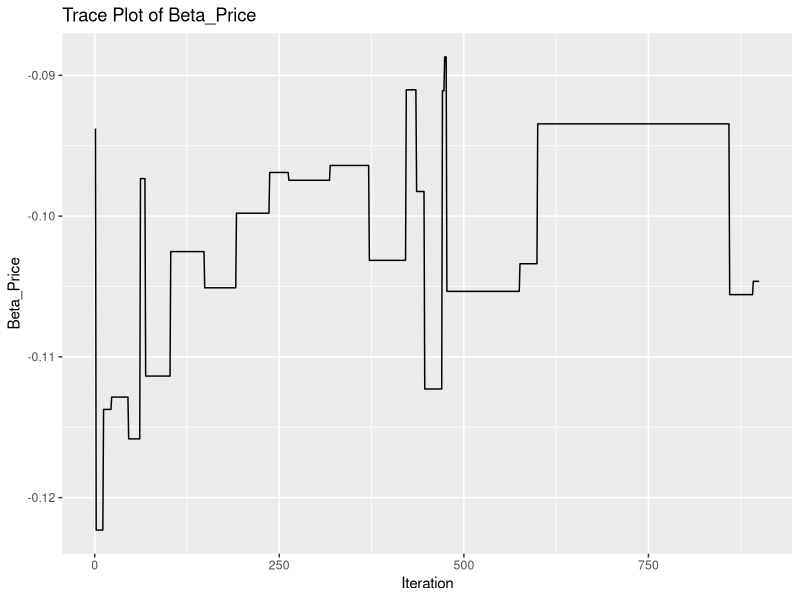
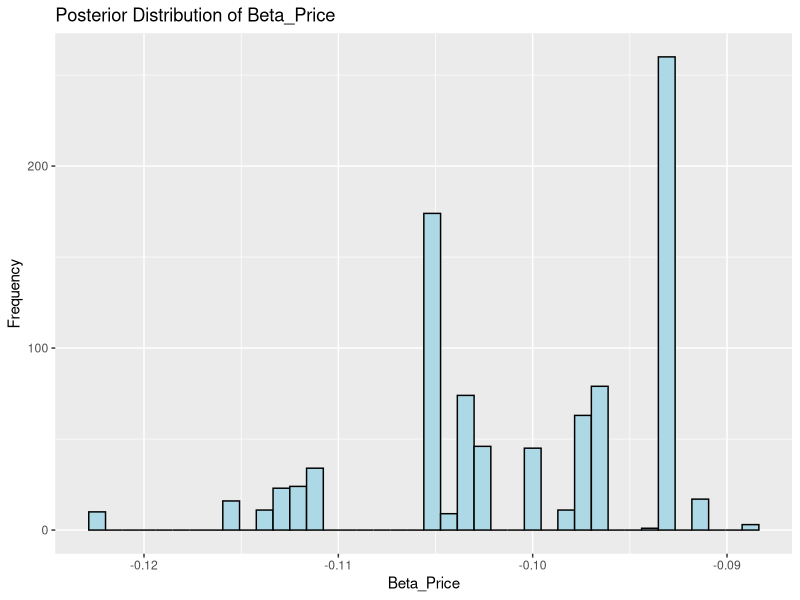

Source code (R) for these figures, in order:
## ---- chunk 1
# set seed for reproducibility
set.seed(123)

# define attributes
brand <- c("N", "P", "H") # Netflix, Prime, Hulu
ad <- c("Yes", "No")
price <- seq(8, 32, by=4)

# generate all possible profiles
profiles <- expand.grid(
    brand = brand,
    ad = ad,
    price = price
)
m <- nrow(profiles)

# assign part-worth utilities (true parameters)
b_util <- c(N = 1.0, P = 0.5, H = 0)
a_util <- c(Yes = -0.8, No = 0.0)
p_util <- function(p) -0.1 * p

# number of respondents, choice tasks, and alternatives per task
n_peeps <- 100
n_tasks <- 10
n_alts <- 3

# function to simulate one respondent’s data
sim_one <- function(id) {
  
    datlist <- list()
    
    # loop over choice tasks
    for (t in 1:n_tasks) {
        
        # randomly sample 3 alts (better practice would be to use a design)
        dat <- cbind(resp=id, task=t, profiles[sample(m, size=n_alts), ])
        
        # compute deterministic portion of utility
        dat$v <- b_util[dat$brand] + a_util[dat$ad] + p_util(dat$price) |> round(10)
        
        # add Gumbel noise (Type I extreme value)
        dat$e <- -log(-log(runif(n_alts)))
        dat$u <- dat$v + dat$e
        
        # identify chosen alternative
        dat$choice <- as.integer(dat$u == max(dat$u))
        
        # store task
        datlist[[t]] <- dat
    }
    
    # combine all tasks for one respondent
    do.call(rbind, datlist)
}

# simulate data for all respondents
conjoint_data <- do.call(rbind, lapply(1:n_peeps, sim_one))

# remove values unobservable to the researcher
conjoint_data <- conjoint_data[ , c("resp", "task", "brand", "ad", "price", "choice")]

# clean up
rm(list=setdiff(ls(), "conjoint_data"))
## ---- chunk 2
library(dplyr)

# Recode brand to dummy variables (reference category: Hulu)
conjoint_data_prep <- conjoint_data %>%
  mutate(
    brand_Netflix = as.integer(brand == "N"),
    brand_Prime   = as.integer(brand == "P"),
    ad_yes        = as.integer(ad == "Yes")  # Ad included = 1
  ) %>%
  # Drop original categorical variables
  select(-brand, -ad)

# View structure to confirm
head(conjoint_data_prep)
## ---- chunk 3
# Get matrix of predictors
X <- conjoint_data_prep %>%
  select(brand_Netflix, brand_Prime, ad_yes, price) %>%
  as.matrix()

# Response vector: 1 if chosen, 0 otherwise
y <- conjoint_data_prep$choice

# Vector identifying choice tasks (groupings of 3 alternatives per task)
task_ids <- paste0(conjoint_data_prep$resp, "_", conjoint_data_prep$task)

# Define log-likelihood function
log_likelihood <- function(beta, X, y, task_ids) {
  ll <- 0
  beta <- matrix(beta, ncol = 1)
  
  for (t in unique(task_ids)) {
    idx <- which(task_ids == t)
    Xt <- X[idx, ]
    yt <- y[idx]
    
    v <- Xt %*% beta               # deterministic utility
    exp_v <- exp(v)
    probs <- exp_v / sum(exp_v)   # softmax
    ll <- ll + sum(yt * log(probs))
  }
  
  return(-ll)  # negative log-likelihood for minimization
}

# Initial guess for beta (e.g., all zeros)
beta0 <- rep(0, ncol(X))

# Run optimization
result <- optim(
  par = beta0,
  fn = log_likelihood,
  X = X,
  y = y,
  task_ids = task_ids,
  method = "BFGS",
  control = list(maxit = 1000),
  hessian = TRUE
)

# Print MLE estimates
mle_estimates <- result$par
names(mle_estimates) <- colnames(X)
mle_estimates
## ---- chunk 4
# Extract estimated beta coefficients
mle_estimates <- result$par
names(mle_estimates) <- colnames(X)

# Invert Hessian to get variance-covariance matrix
hessian_inv <- solve(result$hessian)

# Standard errors = sqrt of diagonal
std_errors <- sqrt(diag(hessian_inv))

# 95% confidence intervals
z_value <- qnorm(0.975)
ci_lower <- mle_estimates - z_value * std_errors
ci_upper <- mle_estimates + z_value * std_errors

# Combine into a summary table
mle_summary <- data.frame(
  Estimate = mle_estimates,
  StdError = std_errors,
  CI_Lower = ci_lower,
  CI_Upper = ci_upper
)

# Show table
knitr::kable(mle_summary, digits = 4)
## ---- chunk 5
set.seed(42)

# Reuse data from real dataset
X <- conjoint_data_prep %>%
  select(brand_Netflix, brand_Prime, ad_yes, price) %>%
  as.matrix()
y <- conjoint_data_prep$choice
task_ids <- paste0(conjoint_data_prep$resp, "_", conjoint_data_prep$task)

# Log-prior function
log_prior <- function(beta) {
  dnorm(beta[1], 0, sqrt(5), log = TRUE) +
    dnorm(beta[2], 0, sqrt(5), log = TRUE) +
    dnorm(beta[3], 0, sqrt(5), log = TRUE) +
    dnorm(beta[4], 0, 1, log = TRUE)
}

# Log-posterior function (log-likelihood + log-prior)
log_posterior <- function(beta) {
  -log_likelihood(beta, X, y, task_ids) + log_prior(beta)
}

# Proposal function
proposal_function <- function(beta) {
  beta_new <- beta
  beta_new[1:3] <- beta[1:3] + rnorm(3, 0, sqrt(0.05))
  beta_new[4]   <- beta[4]   + rnorm(1, 0, sqrt(0.005))
  return(beta_new)
}

# MCMC sampler
run_mcmc <- function(start, iterations = 1000) {
  chain <- matrix(NA, nrow = iterations, ncol = length(start))
  chain[1, ] <- start
  current_lp <- log_posterior(start)
  
  for (i in 2:iterations) {
    proposal <- proposal_function(chain[i - 1, ])
    proposal_lp <- log_posterior(proposal)
    
    accept_prob <- exp(proposal_lp - current_lp)
    if (runif(1) < accept_prob) {
      chain[i, ] <- proposal
      current_lp <- proposal_lp
    } else {
      chain[i, ] <- chain[i - 1, ]
    }
  }
  return(chain)
}

# Run MCMC
start_vals <- rep(0, 4)
mcmc_chain <- run_mcmc(start = start_vals, iterations = 1000)

# Discard first 100 as burn-in
mcmc_chain_post <- mcmc_chain[101:1000, ]
colnames(mcmc_chain_post) <- colnames(X)

# Summarize posterior
bayes_summary <- data.frame(
  Mean = apply(mcmc_chain_post, 2, mean),
  SD = apply(mcmc_chain_post, 2, sd),
  CI_Lower = apply(mcmc_chain_post, 2, quantile, 0.025),
  CI_Upper = apply(mcmc_chain_post, 2, quantile, 0.975)
)

knitr::kable(bayes_summary, digits = 4)
## ---- chunk 6
library(ggplot2)

# Extract the price coefficient samples (column 4)
price_samples <- mcmc_chain_post[, "price"]

# Create a data frame for plotting
price_df <- data.frame(
  Iteration = 1:length(price_samples),
  Beta_Price = price_samples
)

# Trace plot
ggplot(price_df, aes(x = Iteration, y = Beta_Price)) +
  geom_line() +
  labs(title = "Trace Plot of Beta_Price", y = "Beta_Price", x = "Iteration")

# Histogram
ggplot(price_df, aes(x = Beta_Price)) +
  geom_histogram(bins = 40, color = "black", fill = "lightblue") +
  labs(title = "Posterior Distribution of Beta_Price", x = "Beta_Price", y = "Frequency")
## ---- chunk 7
# Add method label to each
bayes_summary$Method <- "Bayesian"
mle_summary$Method <- "MLE"

# Add variable names
bayes_summary$Parameter <- rownames(bayes_summary)
mle_summary$Parameter <- rownames(mle_summary)

# Combine both
comparison_table <- rbind(
  bayes_summary[, c("Parameter", "Method", "Mean", "SD", "CI_Lower", "CI_Upper")],
  mle_summary[, c("Parameter", "Method", "Estimate", "StdError", "CI_Lower", "CI_Upper")] %>%
    rename(Mean = Estimate, SD = StdError)
)

# Show comparison table
knitr::kable(comparison_table, digits = 4)
